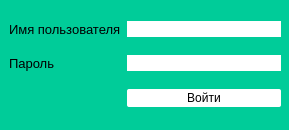
<?xml version="1.0" encoding="UTF-8"?>
<ui version="4.0">
 <class>LoginWindow</class>
 <widget class="QMainWindow" name="LoginWindow">
  <property name="geometry">
   <rect>
    <x>0</x>
    <y>0</y>
    <width>289</width>
    <height>130</height>
   </rect>
  </property>
  <property name="sizePolicy">
   <sizepolicy hsizetype="Fixed" vsizetype="Fixed">
    <horstretch>0</horstretch>
    <verstretch>0</verstretch>
   </sizepolicy>
  </property>
  <property name="windowTitle">
   <string>Форма входа</string>
  </property>
  <property name="windowOpacity">
   <double>1.000000000000000</double>
  </property>
  <property name="autoFillBackground">
   <bool>false</bool>
  </property>
  <property name="styleSheet">
   <string notr="true">* {
	font-size: 12px;
	font-family: &quot;Century Gothic&quot;;
	border: none;
}
.QLabel {
	font-size: 13px;
}

#frame 
{
	width: 100%;
	height: 100%;
	background: #00cc99;
}

#btn_login {
	background: #fff;
	border-radius: 2px;
	padding: 2px;
} #btn_login:hover {
	background: #ececec;
} #btn_login:focus {
	background: #ccc;
}</string>
  </property>
  <widget class="QWidget" name="centralwidget">
   <widget class="QFrame" name="frame">
    <property name="geometry">
     <rect>
      <x>0</x>
      <y>0</y>
      <width>290</width>
      <height>130</height>
     </rect>
    </property>
    <property name="minimumSize">
     <size>
      <width>290</width>
      <height>130</height>
     </size>
    </property>
    <property name="maximumSize">
     <size>
      <width>290</width>
      <height>130</height>
     </size>
    </property>
    <property name="frameShape">
     <enum>QFrame::StyledPanel</enum>
    </property>
    <property name="frameShadow">
     <enum>QFrame::Raised</enum>
    </property>
    <layout class="QGridLayout" name="gridLayout">
     <item row="0" column="1">
      <widget class="QLineEdit" name="lineEdit"/>
     </item>
     <item row="1" column="1">
      <widget class="QLineEdit" name="lineEdit_2"/>
     </item>
     <item row="0" column="0">
      <widget class="QLabel" name="label">
       <property name="text">
        <string>Имя пользователя</string>
       </property>
      </widget>
     </item>
     <item row="1" column="0">
      <widget class="QLabel" name="label_2">
       <property name="text">
        <string>Пароль</string>
       </property>
      </widget>
     </item>
     <item row="2" column="1">
      <widget class="QPushButton" name="btn_login">
       <property name="text">
        <string>Войти</string>
       </property>
      </widget>
     </item>
    </layout>
   </widget>
  </widget>
 </widget>
 <resources/>
 <connections/>
</ui>
